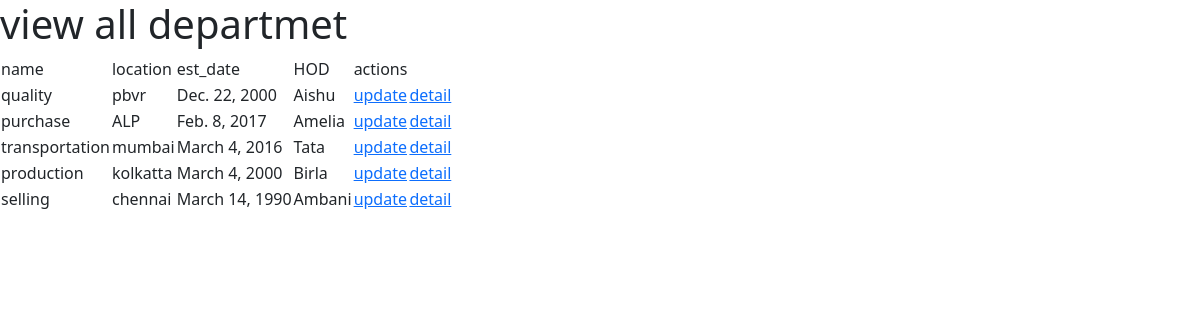
/empdept/dept, run on the app's committed database.
### empdept/models.py (models this page shows, shortened)
class Departments(models.Model):
    name=models.CharField(max_length=120)
    location=models.CharField(max_length=120)
    est_date=models.DateField()
    hod=models.CharField(max_length=120)

### empdept/views.py (the view)
# urls.py: path('dept',views.list_dept,name='dept'),
def list_dept(request):
    dept=Departments.objects.all()
    return render(request,'dept.html',{'dept':dept})

### empdept/templates/dept.html (shortened to what this page needs)
<!DOCTYPE html>
<html lang="en">
<head>
     <link href="https://cdn.jsdelivr.net/npm/bootstrap@5.1.3/dist/css/bootstrap.min.css" rel="stylesheet">
</head>
<body>
<h1>view all departmet</h1>
<table>
    <tr>
        <td>name</td>
        <td>location</td>
        <td>est_date</td>
        <td>HOD</td>
        <td>actions</td>
    </tr>
    {%for d in dept%}
    <tr>
        <td>{{d.name}}</td>
            <td>{{d.location}}</td>
            <td>{{d.est_date}}</td>
            <td>{{d.hod}}</td>
<td><a href="{%url 'updatedept' d.id%}">update</a></td>
<td><a href="{%url 'detail_dept' d.id%}">detail</a></td>
    </tr>
    {%endfor%}
</table>
</body>
</html>

### data on the page
Departments: name "quality", location "pbvr", est_date "Dec. 22, 2000", hod "Aishu"
Departments: name "purchase", location "ALP", est_date "Feb. 8, 2017", hod "Amelia"
Departments: name "transportation", location "mumbai", est_date "March 4, 2016", hod "Tata"
Departments: name "production", location "kolkatta", est_date "March 4, 2000", hod "Birla"
Departments: name "selling", location "chennai", est_date "March 14, 1990", hod "Ambani"
